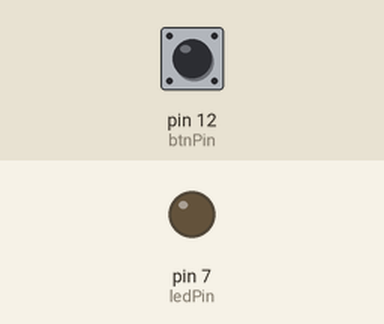
Simulated run of this sketch. Board: Arduino Uno, built with avr-gcc and run on an emulated ATmega328P. Shown: output pins drawn as LEDs (lit = HIGH). The test bench sets the inputs (shaded band); at power-on: pin 12 (btnPin) HIGH.

Above: at 1.2 s.
1.3 s: pin 12 (btnPin) pulled LOW for 0.15 s
At 2.0 s:
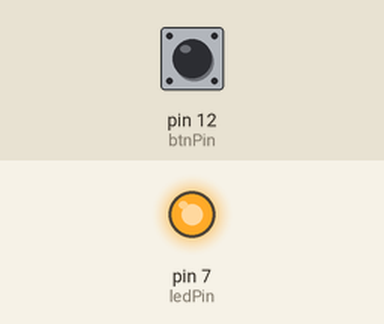
2.9 s: pin 12 (btnPin) pulled LOW for 1 s
At 3.2 s:
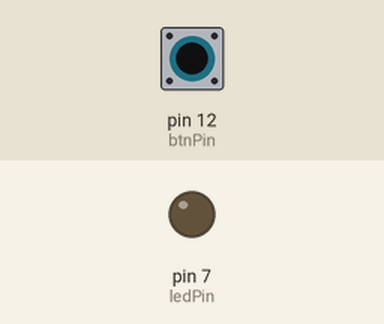
5.4 s: pin 12 (btnPin) pulled LOW for 3.2 s
At 6.3 s:
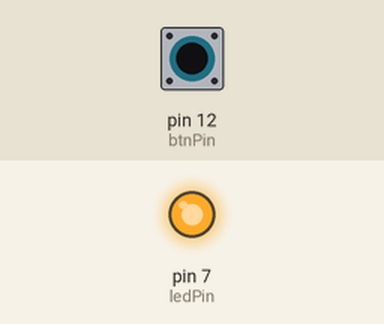
Timing chart, 0 to 8.4 s (numbered marks = the images above; inputs shaded):
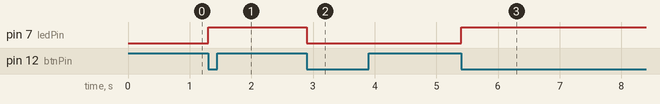

Measured:
- after the input at 1.3 s, pin 7 (ledPin): LOW → HIGH at once
- after the input at 2.9 s, pin 7 (ledPin): HIGH → LOW at once
- after the input at 5.4 s, pin 7 (ledPin): LOW → HIGH at once

The sketch:

toggle_LED_push_button_mine.ino
```cpp
int ledPin = 7;
int btnPin = 12;
int toggle = 0;
int delayT = 50;

void setup() {
  // put your setup code here, to run once:
  Serial.begin(9600);
  pinMode(ledPin, OUTPUT);
  pinMode(btnPin, INPUT);
}

void loop() {
  // put your main code here, to run repeatedly:
  if(digitalRead(btnPin) != 1){
    toggle++;
    digitalWrite(ledPin, toggle%2);
    while(digitalRead(btnPin) == 0){

    }
  }
  delay(delayT);
}
```
